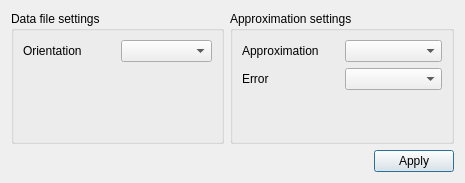
<?xml version="1.0" encoding="UTF-8"?>
<ui version="4.0">
 <class>SettingsDialog</class>
 <widget class="QDialog" name="SettingsDialog">
  <property name="geometry">
   <rect>
    <x>0</x>
    <y>0</y>
    <width>465</width>
    <height>183</height>
   </rect>
  </property>
  <property name="windowTitle">
   <string>Dialog</string>
  </property>
  <layout class="QGridLayout" name="gridLayout">
   <item row="1" column="1" colspan="2">
    <spacer name="horizontalSpacer">
     <property name="orientation">
      <enum>Qt::Horizontal</enum>
     </property>
     <property name="sizeHint" stdset="0">
      <size>
       <width>69</width>
       <height>22</height>
      </size>
     </property>
    </spacer>
   </item>
   <item row="1" column="4">
    <spacer name="horizontalSpacer_2">
     <property name="orientation">
      <enum>Qt::Horizontal</enum>
     </property>
     <property name="sizeHint" stdset="0">
      <size>
       <width>40</width>
       <height>20</height>
      </size>
     </property>
    </spacer>
   </item>
   <item row="1" column="5">
    <widget class="QPushButton" name="applyButton">
     <property name="text">
      <string>Apply</string>
     </property>
    </widget>
   </item>
   <item row="1" column="3">
    <spacer name="horizontalSpacer_3">
     <property name="orientation">
      <enum>Qt::Horizontal</enum>
     </property>
     <property name="sizeHint" stdset="0">
      <size>
       <width>40</width>
       <height>20</height>
      </size>
     </property>
    </spacer>
   </item>
   <item row="0" column="4" colspan="2">
    <widget class="QGroupBox" name="approximationSettingsBox">
     <property name="title">
      <string>Approximation settings</string>
     </property>
     <layout class="QVBoxLayout" name="verticalLayout_2">
      <item>
       <layout class="QHBoxLayout" name="horizontalLayout_2">
        <item>
         <widget class="QLabel" name="approximationLabel">
          <property name="text">
           <string>Approximation</string>
          </property>
         </widget>
        </item>
        <item>
         <widget class="QComboBox" name="approximationComboBox"/>
        </item>
       </layout>
      </item>
      <item>
       <layout class="QHBoxLayout" name="horizontalLayout_3">
        <item>
         <widget class="QLabel" name="errorLabel">
          <property name="text">
           <string>Error</string>
          </property>
         </widget>
        </item>
        <item>
         <widget class="QComboBox" name="errorComboBox"/>
        </item>
       </layout>
      </item>
      <item>
       <spacer name="verticalSpacer_2">
        <property name="orientation">
         <enum>Qt::Vertical</enum>
        </property>
        <property name="sizeHint" stdset="0">
         <size>
          <width>20</width>
          <height>40</height>
         </size>
        </property>
       </spacer>
      </item>
     </layout>
    </widget>
   </item>
   <item row="0" column="1" colspan="3">
    <widget class="QGroupBox" name="dataFileSettingsBox">
     <property name="title">
      <string>Data file settings</string>
     </property>
     <layout class="QVBoxLayout" name="verticalLayout">
      <item>
       <layout class="QHBoxLayout" name="horizontalLayout">
        <item>
         <widget class="QLabel" name="dataOrientationLabel">
          <property name="text">
           <string>Orientation</string>
          </property>
         </widget>
        </item>
        <item>
         <widget class="QComboBox" name="dataOrientationComboBox"/>
        </item>
       </layout>
      </item>
      <item>
       <spacer name="verticalSpacer">
        <property name="orientation">
         <enum>Qt::Vertical</enum>
        </property>
        <property name="sizeHint" stdset="0">
         <size>
          <width>20</width>
          <height>40</height>
         </size>
        </property>
       </spacer>
      </item>
     </layout>
    </widget>
   </item>
  </layout>
 </widget>
 <resources/>
 <connections/>
</ui>
